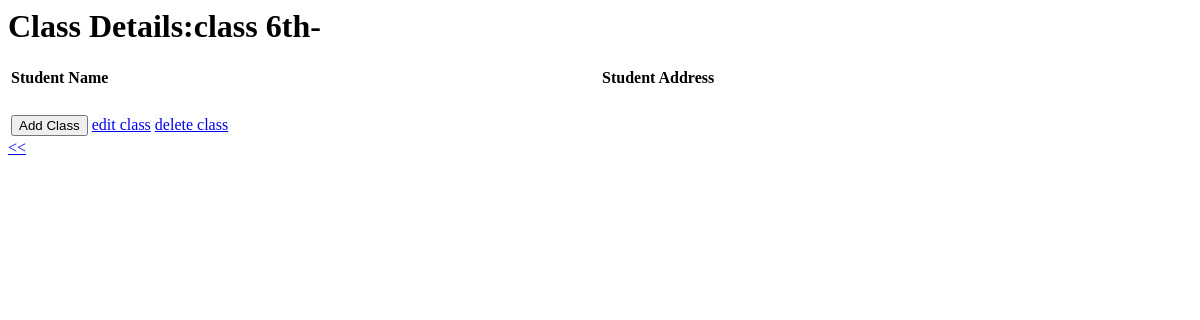
The app's page /detail_class/?id=6, older data.
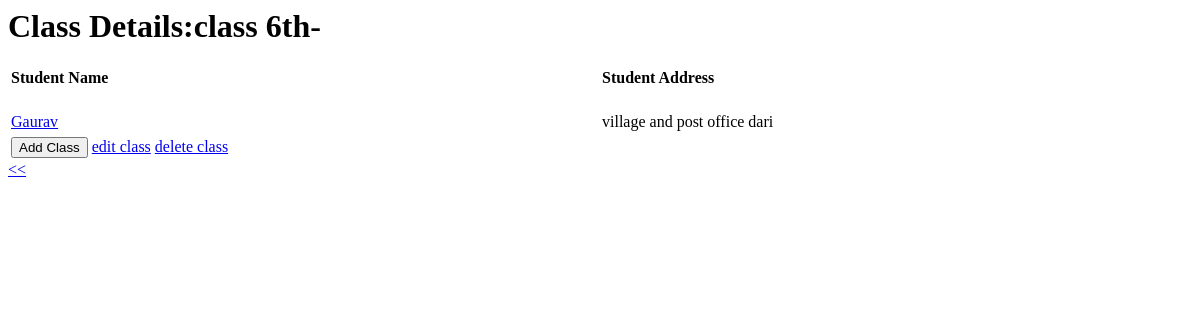
The same page, newer data.
### school/models.py (models this page shows, shortened)
class Student(models.Model):
	class_name = models.ForeignKey(Class)
	student_name = models.CharField(max_length = 100)
	address = models.CharField(max_length = 100)

### school/views.py (the view)
# urls.py: url(r'^detail_class/$', 'school.views.detailClass', name='detailClass'),
def detailClass(request):
	passed_id = request.GET["id"]
	class_detail = Class.objects.get (pk = passed_id)
	student_detail = Student.objects.filter (class_name = class_detail)
	return render(request,'classDetail.html', {
		'class_detail': class_detail,
		'student_detail':student_detail
	})

### school/templates/classDetail.html
<h1>Class Details:{{ class_detail.name}}-</h1>
<table style="width: 100%">
	<tr>
        <td style="width: 20%"><h4>Student Name</h4></td>
        <td style="width: 20%"><h4>Student Address</h4></td>
    </tr>
{% for student in student_detail %}
    <tr>
       <td style="width: 20%"><a href="/detail_student/?id={{ student.id }}">{{ student.student_name }} </a></td>
        <td style="width: 20%">{{ student.address }}</td>
    </tr>
    {% endfor %}
</table>
<table> <tr>
<td><a href="/new_class/"> <input type="submit" value="Add Class" /> </a></td>
<td><a href="/edit_class/?id={{class_detail.id}}">edit class</a></td>
<td><a href="/confirm/?id={{class_detail.id}}">delete class</a></td>
</tr></table>
   <a href="/"> << </a>

Row changes from the older to the newer data that the page shows:
added Student: student_name "Gaurav", address "village and post office dari"
